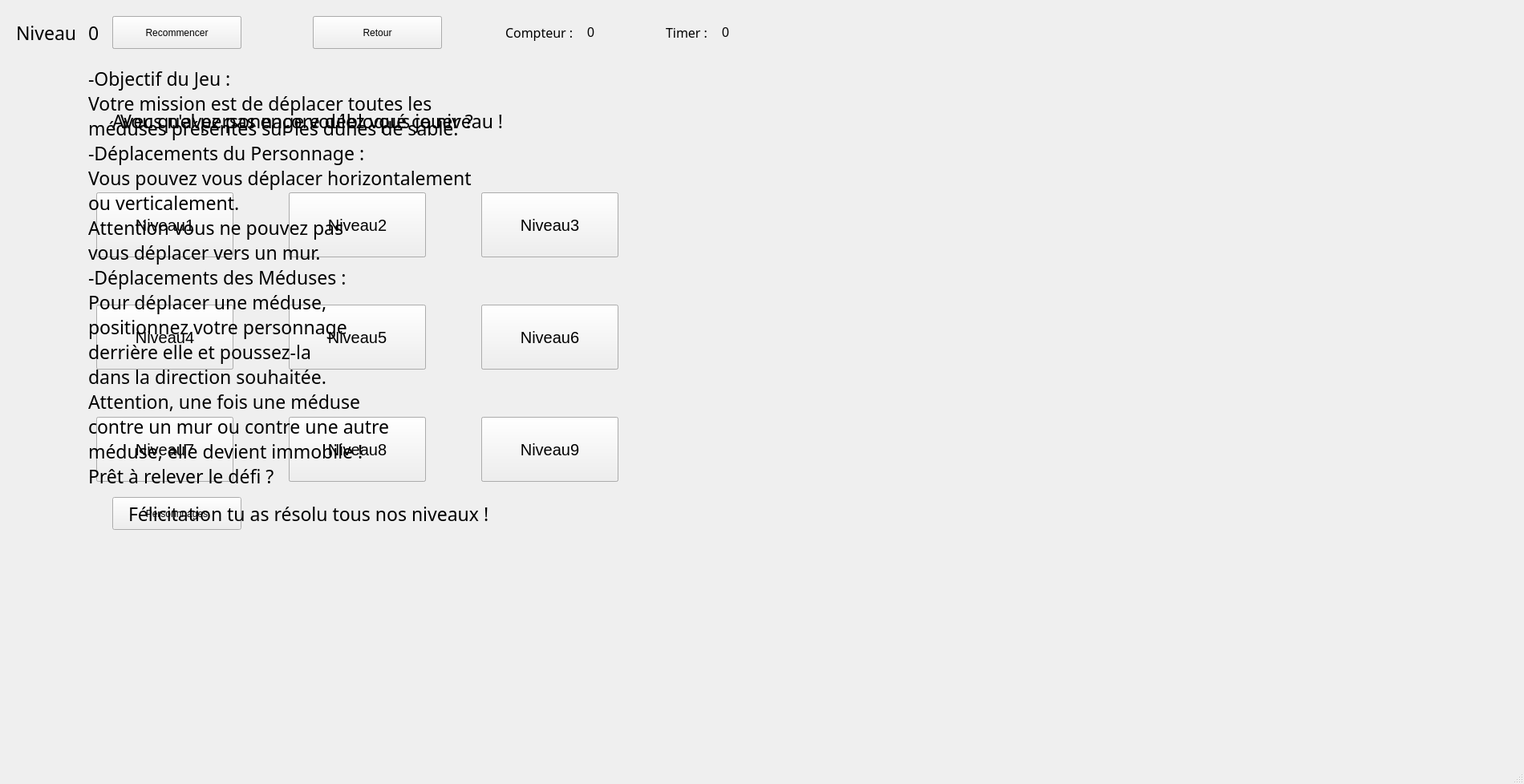
<?xml version="1.0" encoding="UTF-8"?>
<ui version="4.0">
 <class>MainWindow</class>
 <widget class="QMainWindow" name="MainWindow">
  <property name="geometry">
   <rect>
    <x>0</x>
    <y>0</y>
    <width>1900</width>
    <height>978</height>
   </rect>
  </property>
  <property name="windowTitle">
   <string>MainWindow</string>
  </property>
  <widget class="QWidget" name="centralwidget">
   <widget class="QPushButton" name="Bouton_jouer">
    <property name="geometry">
     <rect>
      <x>140</x>
      <y>20</y>
      <width>161</width>
      <height>41</height>
     </rect>
    </property>
    <property name="focusPolicy">
     <enum>Qt::NoFocus</enum>
    </property>
    <property name="text">
     <string>Jouer</string>
    </property>
   </widget>
   <widget class="QPushButton" name="Bouton_regles">
    <property name="geometry">
     <rect>
      <x>390</x>
      <y>20</y>
      <width>161</width>
      <height>41</height>
     </rect>
    </property>
    <property name="focusPolicy">
     <enum>Qt::NoFocus</enum>
    </property>
    <property name="text">
     <string>Règles</string>
    </property>
   </widget>
   <widget class="QPushButton" name="Bouton_suivant">
    <property name="geometry">
     <rect>
      <x>140</x>
      <y>20</y>
      <width>161</width>
      <height>41</height>
     </rect>
    </property>
    <property name="focusPolicy">
     <enum>Qt::NoFocus</enum>
    </property>
    <property name="text">
     <string>Niveau suivant</string>
    </property>
   </widget>
   <widget class="QPushButton" name="Bouton_recommencer">
    <property name="geometry">
     <rect>
      <x>140</x>
      <y>20</y>
      <width>161</width>
      <height>41</height>
     </rect>
    </property>
    <property name="focusPolicy">
     <enum>Qt::NoFocus</enum>
    </property>
    <property name="text">
     <string>Recommencer</string>
    </property>
   </widget>
   <widget class="QPushButton" name="Bouton_retour">
    <property name="geometry">
     <rect>
      <x>390</x>
      <y>20</y>
      <width>161</width>
      <height>41</height>
     </rect>
    </property>
    <property name="focusPolicy">
     <enum>Qt::NoFocus</enum>
    </property>
    <property name="text">
     <string>Retour</string>
    </property>
   </widget>
   <widget class="QPushButton" name="Bouton_perso">
    <property name="geometry">
     <rect>
      <x>140</x>
      <y>620</y>
      <width>161</width>
      <height>41</height>
     </rect>
    </property>
    <property name="focusPolicy">
     <enum>Qt::NoFocus</enum>
    </property>
    <property name="text">
     <string>Personnnages</string>
    </property>
   </widget>
   <widget class="QPushButton" name="Bouton_bob">
    <property name="geometry">
     <rect>
      <x>120</x>
      <y>240</y>
      <width>171</width>
      <height>81</height>
     </rect>
    </property>
    <property name="font">
     <font>
      <pointsize>15</pointsize>
     </font>
    </property>
    <property name="focusPolicy">
     <enum>Qt::NoFocus</enum>
    </property>
    <property name="text">
     <string>Bob</string>
    </property>
   </widget>
   <widget class="QPushButton" name="Bouton_patrick">
    <property name="geometry">
     <rect>
      <x>360</x>
      <y>240</y>
      <width>171</width>
      <height>81</height>
     </rect>
    </property>
    <property name="font">
     <font>
      <pointsize>15</pointsize>
     </font>
    </property>
    <property name="focusPolicy">
     <enum>Qt::NoFocus</enum>
    </property>
    <property name="text">
     <string>Patrick</string>
    </property>
   </widget>
   <widget class="QPushButton" name="Bouton_carlos">
    <property name="geometry">
     <rect>
      <x>600</x>
      <y>240</y>
      <width>171</width>
      <height>81</height>
     </rect>
    </property>
    <property name="font">
     <font>
      <pointsize>15</pointsize>
     </font>
    </property>
    <property name="focusPolicy">
     <enum>Qt::NoFocus</enum>
    </property>
    <property name="text">
     <string>Carlos</string>
    </property>
   </widget>
   <widget class="QLabel" name="texte_perso">
    <property name="geometry">
     <rect>
      <x>140</x>
      <y>130</y>
      <width>541</width>
      <height>41</height>
     </rect>
    </property>
    <property name="font">
     <font>
      <family>Arial Nova</family>
      <pointsize>17</pointsize>
      <italic>false</italic>
      <strikeout>false</strikeout>
      <kerning>true</kerning>
     </font>
    </property>
    <property name="mouseTracking">
     <bool>false</bool>
    </property>
    <property name="text">
     <string>Avec quel personnage voulez vous jouer ?</string>
    </property>
   </widget>
   <widget class="QPushButton" name="Bouton_gary">
    <property name="geometry">
     <rect>
      <x>120</x>
      <y>380</y>
      <width>171</width>
      <height>81</height>
     </rect>
    </property>
    <property name="font">
     <font>
      <pointsize>15</pointsize>
     </font>
    </property>
    <property name="focusPolicy">
     <enum>Qt::NoFocus</enum>
    </property>
    <property name="text">
     <string>Gary</string>
    </property>
   </widget>
   <widget class="QLabel" name="texte_compteur">
    <property name="geometry">
     <rect>
      <x>630</x>
      <y>20</y>
      <width>111</width>
      <height>41</height>
     </rect>
    </property>
    <property name="font">
     <font>
      <family>Arial Nova</family>
      <pointsize>12</pointsize>
      <italic>false</italic>
      <strikeout>false</strikeout>
      <kerning>true</kerning>
     </font>
    </property>
    <property name="mouseTracking">
     <bool>false</bool>
    </property>
    <property name="text">
     <string>Compteur :</string>
    </property>
   </widget>
   <widget class="QLabel" name="texte_numCompteur">
    <property name="geometry">
     <rect>
      <x>732</x>
      <y>30</y>
      <width>81</width>
      <height>20</height>
     </rect>
    </property>
    <property name="font">
     <font>
      <family>Segoe UI</family>
      <pointsize>12</pointsize>
     </font>
    </property>
    <property name="text">
     <string>0</string>
    </property>
   </widget>
   <widget class="QPushButton" name="Bouton_krabs">
    <property name="geometry">
     <rect>
      <x>360</x>
      <y>380</y>
      <width>171</width>
      <height>81</height>
     </rect>
    </property>
    <property name="font">
     <font>
      <pointsize>15</pointsize>
     </font>
    </property>
    <property name="focusPolicy">
     <enum>Qt::NoFocus</enum>
    </property>
    <property name="text">
     <string>M. krabs</string>
    </property>
   </widget>
   <widget class="QLabel" name="texte_timer">
    <property name="geometry">
     <rect>
      <x>830</x>
      <y>20</y>
      <width>111</width>
      <height>41</height>
     </rect>
    </property>
    <property name="font">
     <font>
      <family>Arial Nova</family>
      <pointsize>12</pointsize>
      <italic>false</italic>
      <strikeout>false</strikeout>
      <kerning>true</kerning>
     </font>
    </property>
    <property name="mouseTracking">
     <bool>false</bool>
    </property>
    <property name="text">
     <string>Timer :</string>
    </property>
   </widget>
   <widget class="QLabel" name="texte_numTimer">
    <property name="geometry">
     <rect>
      <x>900</x>
      <y>30</y>
      <width>81</width>
      <height>20</height>
     </rect>
    </property>
    <property name="font">
     <font>
      <family>Segoe UI</family>
      <pointsize>12</pointsize>
     </font>
    </property>
    <property name="text">
     <string>0</string>
    </property>
   </widget>
   <widget class="QPushButton" name="Bouton_sandy">
    <property name="geometry">
     <rect>
      <x>600</x>
      <y>380</y>
      <width>171</width>
      <height>81</height>
     </rect>
    </property>
    <property name="font">
     <font>
      <pointsize>15</pointsize>
     </font>
    </property>
    <property name="focusPolicy">
     <enum>Qt::NoFocus</enum>
    </property>
    <property name="text">
     <string>Sandy</string>
    </property>
   </widget>
   <widget class="QPushButton" name="Bouton_plancton">
    <property name="geometry">
     <rect>
      <x>120</x>
      <y>520</y>
      <width>171</width>
      <height>81</height>
     </rect>
    </property>
    <property name="font">
     <font>
      <pointsize>15</pointsize>
     </font>
    </property>
    <property name="focusPolicy">
     <enum>Qt::NoFocus</enum>
    </property>
    <property name="text">
     <string>Plancton</string>
    </property>
   </widget>
   <widget class="QPushButton" name="Bouton_arthur">
    <property name="geometry">
     <rect>
      <x>360</x>
      <y>520</y>
      <width>171</width>
      <height>81</height>
     </rect>
    </property>
    <property name="font">
     <font>
      <pointsize>15</pointsize>
     </font>
    </property>
    <property name="focusPolicy">
     <enum>Qt::NoFocus</enum>
    </property>
    <property name="text">
     <string>Arthur</string>
    </property>
   </widget>
   <widget class="QPushButton" name="Bouton_manon">
    <property name="geometry">
     <rect>
      <x>600</x>
      <y>520</y>
      <width>171</width>
      <height>81</height>
     </rect>
    </property>
    <property name="font">
     <font>
      <pointsize>15</pointsize>
     </font>
    </property>
    <property name="focusPolicy">
     <enum>Qt::NoFocus</enum>
    </property>
    <property name="text">
     <string>Manon</string>
    </property>
   </widget>
   <widget class="QPushButton" name="Bouton_niveau1">
    <property name="geometry">
     <rect>
      <x>120</x>
      <y>240</y>
      <width>171</width>
      <height>81</height>
     </rect>
    </property>
    <property name="font">
     <font>
      <pointsize>15</pointsize>
     </font>
    </property>
    <property name="focusPolicy">
     <enum>Qt::NoFocus</enum>
    </property>
    <property name="text">
     <string>Niveau1</string>
    </property>
   </widget>
   <widget class="QPushButton" name="Bouton_niveau2">
    <property name="geometry">
     <rect>
      <x>360</x>
      <y>240</y>
      <width>171</width>
      <height>81</height>
     </rect>
    </property>
    <property name="font">
     <font>
      <pointsize>15</pointsize>
     </font>
    </property>
    <property name="focusPolicy">
     <enum>Qt::NoFocus</enum>
    </property>
    <property name="text">
     <string>Niveau2</string>
    </property>
   </widget>
   <widget class="QLabel" name="texte_debloquerNiveau">
    <property name="geometry">
     <rect>
      <x>150</x>
      <y>130</y>
      <width>601</width>
      <height>41</height>
     </rect>
    </property>
    <property name="font">
     <font>
      <family>Arial Nova</family>
      <pointsize>17</pointsize>
      <italic>false</italic>
      <strikeout>false</strikeout>
      <kerning>true</kerning>
     </font>
    </property>
    <property name="mouseTracking">
     <bool>false</bool>
    </property>
    <property name="text">
     <string>Vous n'avez pas encore débloqué ce niveau !</string>
    </property>
   </widget>
   <widget class="QPushButton" name="Bouton_niveau3">
    <property name="geometry">
     <rect>
      <x>600</x>
      <y>240</y>
      <width>171</width>
      <height>81</height>
     </rect>
    </property>
    <property name="font">
     <font>
      <pointsize>15</pointsize>
     </font>
    </property>
    <property name="focusPolicy">
     <enum>Qt::NoFocus</enum>
    </property>
    <property name="text">
     <string>Niveau3</string>
    </property>
   </widget>
   <widget class="QPushButton" name="Bouton_niveau4">
    <property name="geometry">
     <rect>
      <x>120</x>
      <y>380</y>
      <width>171</width>
      <height>81</height>
     </rect>
    </property>
    <property name="font">
     <font>
      <pointsize>15</pointsize>
     </font>
    </property>
    <property name="focusPolicy">
     <enum>Qt::NoFocus</enum>
    </property>
    <property name="text">
     <string>Niveau4</string>
    </property>
   </widget>
   <widget class="QPushButton" name="Bouton_niveau5">
    <property name="geometry">
     <rect>
      <x>360</x>
      <y>380</y>
      <width>171</width>
      <height>81</height>
     </rect>
    </property>
    <property name="font">
     <font>
      <pointsize>15</pointsize>
     </font>
    </property>
    <property name="focusPolicy">
     <enum>Qt::NoFocus</enum>
    </property>
    <property name="text">
     <string>Niveau5</string>
    </property>
   </widget>
   <widget class="QPushButton" name="Bouton_niveau6">
    <property name="geometry">
     <rect>
      <x>600</x>
      <y>380</y>
      <width>171</width>
      <height>81</height>
     </rect>
    </property>
    <property name="font">
     <font>
      <pointsize>15</pointsize>
     </font>
    </property>
    <property name="focusPolicy">
     <enum>Qt::NoFocus</enum>
    </property>
    <property name="text">
     <string>Niveau6</string>
    </property>
   </widget>
   <widget class="QPushButton" name="Bouton_niveau7">
    <property name="geometry">
     <rect>
      <x>120</x>
      <y>520</y>
      <width>171</width>
      <height>81</height>
     </rect>
    </property>
    <property name="font">
     <font>
      <pointsize>15</pointsize>
     </font>
    </property>
    <property name="focusPolicy">
     <enum>Qt::NoFocus</enum>
    </property>
    <property name="text">
     <string>Niveau7</string>
    </property>
   </widget>
   <widget class="QPushButton" name="Bouton_niveau8">
    <property name="geometry">
     <rect>
      <x>360</x>
      <y>520</y>
      <width>171</width>
      <height>81</height>
     </rect>
    </property>
    <property name="font">
     <font>
      <pointsize>15</pointsize>
     </font>
    </property>
    <property name="focusPolicy">
     <enum>Qt::NoFocus</enum>
    </property>
    <property name="text">
     <string>Niveau8</string>
    </property>
   </widget>
   <widget class="QPushButton" name="Bouton_niveau9">
    <property name="geometry">
     <rect>
      <x>600</x>
      <y>520</y>
      <width>171</width>
      <height>81</height>
     </rect>
    </property>
    <property name="font">
     <font>
      <pointsize>15</pointsize>
     </font>
    </property>
    <property name="focusPolicy">
     <enum>Qt::NoFocus</enum>
    </property>
    <property name="text">
     <string>Niveau9</string>
    </property>
   </widget>
   <widget class="QLabel" name="texte_fin">
    <property name="geometry">
     <rect>
      <x>160</x>
      <y>620</y>
      <width>601</width>
      <height>41</height>
     </rect>
    </property>
    <property name="font">
     <font>
      <family>Arial Nova</family>
      <pointsize>17</pointsize>
      <italic>false</italic>
      <strikeout>false</strikeout>
      <kerning>true</kerning>
     </font>
    </property>
    <property name="mouseTracking">
     <bool>false</bool>
    </property>
    <property name="text">
     <string>Félicitation tu as résolu tous nos niveaux !</string>
    </property>
   </widget>
   <widget class="QLabel" name="texte_regles">
    <property name="geometry">
     <rect>
      <x>110</x>
      <y>80</y>
      <width>1441</width>
      <height>531</height>
     </rect>
    </property>
    <property name="font">
     <font>
      <family>Arial Nova</family>
      <pointsize>17</pointsize>
      <italic>false</italic>
      <strikeout>false</strikeout>
      <kerning>true</kerning>
     </font>
    </property>
    <property name="mouseTracking">
     <bool>false</bool>
    </property>
    <property name="text">
     <string>-Objectif du Jeu : 
Votre mission est de déplacer toutes les 
méduses présentes sur les dunes de sable. 
-Déplacements du Personnage :  
Vous pouvez vous déplacer horizontalement 
ou verticalement.
Attention vous ne pouvez pas 
vous déplacer vers un mur.
-Déplacements des Méduses : 
Pour déplacer une méduse, 
positionnez votre personnage 
derrière elle et poussez-la 
dans la direction souhaitée. 
Attention, une fois une méduse 
contre un mur ou contre une autre 
méduse, elle devient immobile !
Prêt à relever le défi ? </string>
    </property>
   </widget>
   <widget class="QLabel" name="texte_niveau">
    <property name="geometry">
     <rect>
      <x>20</x>
      <y>20</y>
      <width>91</width>
      <height>41</height>
     </rect>
    </property>
    <property name="font">
     <font>
      <family>Arial Nova</family>
      <pointsize>17</pointsize>
      <italic>false</italic>
      <strikeout>false</strikeout>
      <kerning>true</kerning>
     </font>
    </property>
    <property name="mouseTracking">
     <bool>false</bool>
    </property>
    <property name="text">
     <string>Niveau</string>
    </property>
   </widget>
   <widget class="QLabel" name="texte_niveau_2">
    <property name="geometry">
     <rect>
      <x>110</x>
      <y>20</y>
      <width>31</width>
      <height>41</height>
     </rect>
    </property>
    <property name="font">
     <font>
      <family>Arial Nova</family>
      <pointsize>17</pointsize>
      <italic>false</italic>
      <strikeout>false</strikeout>
      <kerning>true</kerning>
     </font>
    </property>
    <property name="mouseTracking">
     <bool>false</bool>
    </property>
    <property name="text">
     <string>0</string>
    </property>
   </widget>
  </widget>
  <widget class="QMenuBar" name="menubar">
   <property name="geometry">
    <rect>
     <x>0</x>
     <y>0</y>
     <width>1900</width>
     <height>26</height>
    </rect>
   </property>
  </widget>
  <widget class="QStatusBar" name="statusbar"/>
 </widget>
 <resources/>
 <connections/>
</ui>
